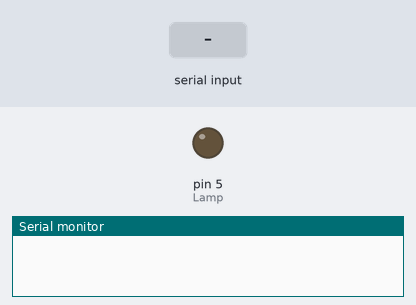
Bench run of a sketch on a simulated Arduino Uno, built with avr-gcc and run on an emulated ATmega328P. Parts: output pins drawn as LEDs (lit = HIGH), the last lines printed to the serial monitor. The inputs (shaded band) are chosen by the test bench.

Above: at 1.2 s.
1.3 s: "1" received over Serial
At 1.7 s:
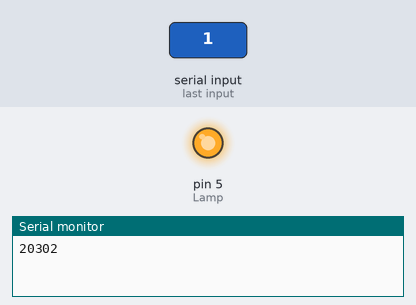
2.8 s: "0" received over Serial
At 4.0 s:
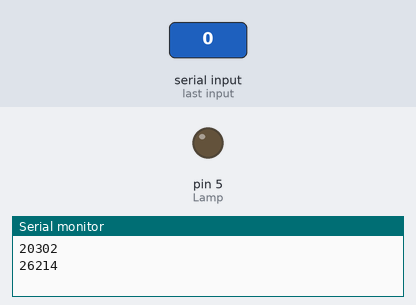
Timing chart, 0 to 5.8 s (numbered marks = the images above; inputs shaded):
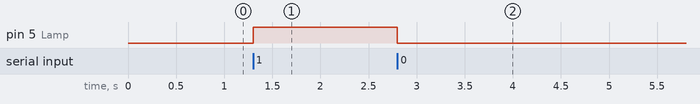

Measured:
- after the input at 1.3 s, pin 5 (Lamp): LOW → HIGH at once
- after the input at 2.8 s, pin 5 (Lamp): HIGH → LOW at once

The sketch:

Iot_Homeautomation.ino
```cpp
int Lamp=5;
int received=0;
int Lamp_state=0;

void setup() {
 Serial.begin(9600);
 pinMode(Lamp,OUTPUT);


}

void loop() {
  if(Serial.available()>0)
{
  received=Serial.read();
}
if(Lamp_state== 0&& received=='1')
{
  digitalWrite(Lamp,HIGH);
  Serial.println('ON');
  Lamp_state=1;
  received=0;
}
if(Lamp_state== 1&& received=='0')
{
  digitalWrite(Lamp,LOW);
  Serial.println('Off');
  Lamp_state=0;
  received=0;
}
}
```

Iot_2.ino
```cpp

```
